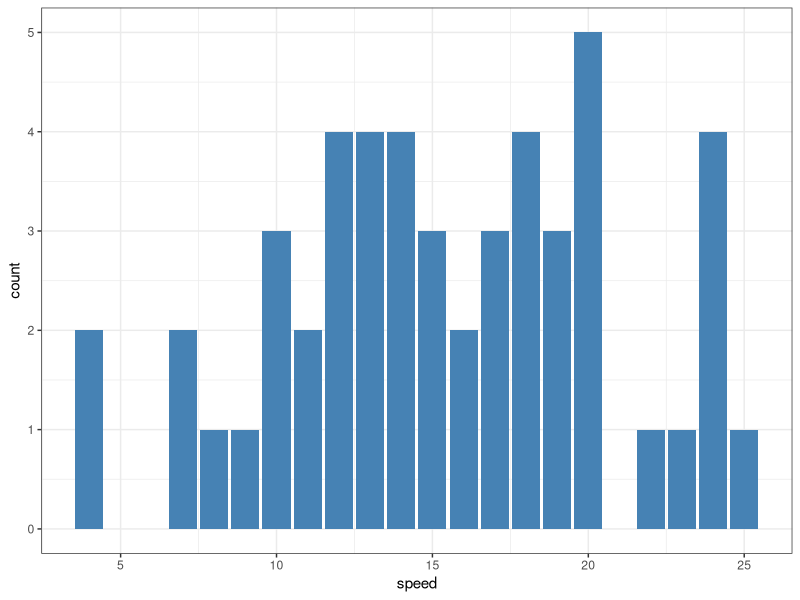
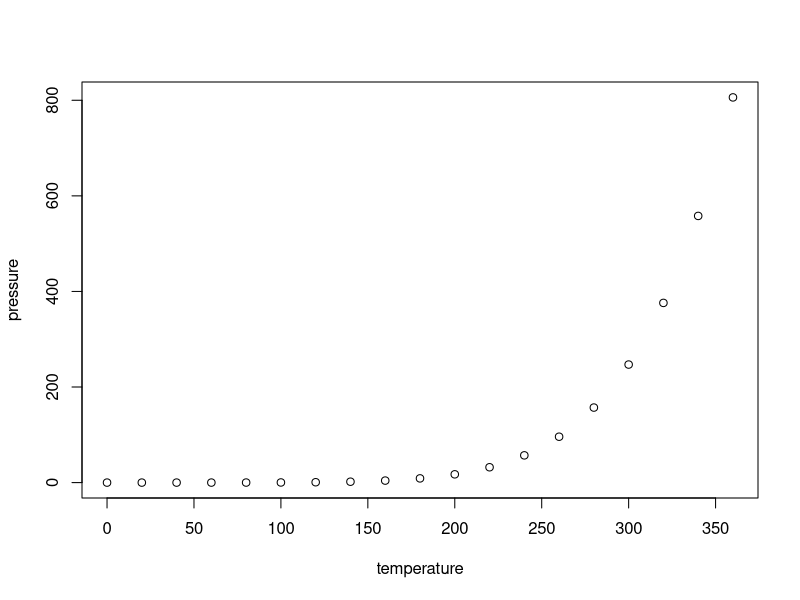

The R source for these figures, in order:
## ---- chunk 1
knitr::opts_chunk$set(echo = TRUE)
library(ggplot2)
## ---- chunk 2
ggplot(cars, aes(x=speed))+
  geom_bar(fill='steelblue')+
  theme_bw()
## ---- chunk 3
plot(pressure)
